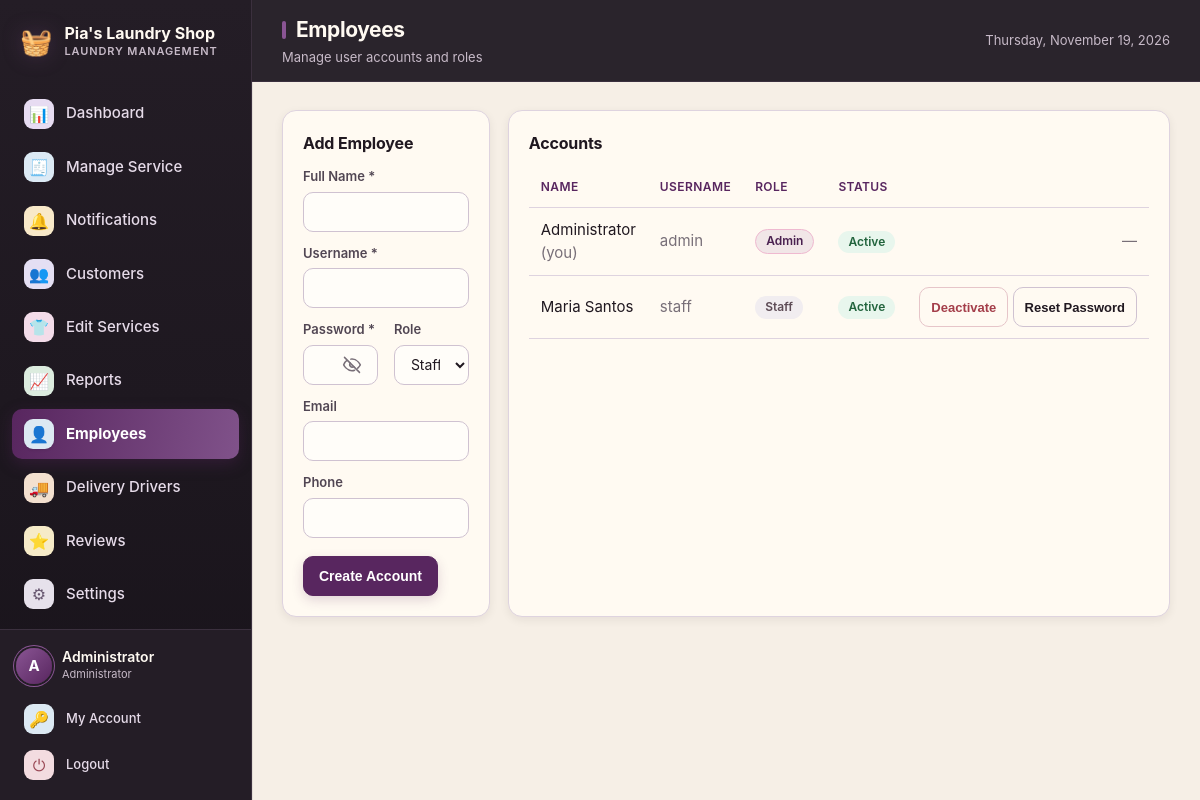
The page /employees.php (signed in) on the database its author committed.
### tables this page shows
CREATE TABLE users (
  id          INT UNSIGNED NOT NULL AUTO_INCREMENT,
  full_name   VARCHAR(100) NOT NULL,
  username    VARCHAR(50)  NOT NULL,
  password    VARCHAR(255) NOT NULL,
  email       VARCHAR(120) DEFAULT NULL,
  phone       VARCHAR(30)  DEFAULT NULL,
  role        ENUM('admin','staff') NOT NULL DEFAULT 'staff',
  is_active   TINYINT(1)   NOT NULL DEFAULT 1,
  created_at  DATETIME     NOT NULL DEFAULT CURRENT_TIMESTAMP,
  PRIMARY KEY (id),
  UNIQUE KEY uq_users_username (username)
);

### includes/functions.php (called while the page is built, shortened)
<?php
function e($value): string
{
    return htmlspecialchars((string) $value, ENT_QUOTES, 'UTF-8');
}
function get_setting(string $key, string $default = ''): string
{
    static $cache = null;
    if ($cache === null) {
        $cache = [];
        foreach (db()->query("SELECT `key`, `value` FROM settings") as $row) {
            $cache[$row['key']] = (string) $row['value'];
        }
    }
    return $cache[$key] ?? $default;
}
function asset_prefix(): string
{
    static $prefix = null;
    if ($prefix !== null) {
        return $prefix;
    }
    $appRoot   = realpath(__DIR__ . '/..');
    $scriptDir = realpath(dirname($_SERVER['SCRIPT_FILENAME'] ?? __FILE__));
    $prefix = '';
    if ($appRoot && $scriptDir && strpos($scriptDir, $appRoot) === 0) {
        $rel = trim(str_replace('\\', '/', substr($scriptDir, strlen($appRoot))), '/');
    }
    return $prefix;
}
function asset(string $path): string
{
    return asset_prefix() . ltrim($path, '/');
}

### config/database.php (called while the page is built, shortened)
<?php
function db(): PDO
{
    static $pdo = null;
    if ($pdo === null) {
        try {
            $pdoOptions = [
                PDO::ATTR_ERRMODE            => PDO::ERRMODE_EXCEPTION,
                PDO::ATTR_DEFAULT_FETCH_MODE => PDO::FETCH_ASSOC,
                PDO::ATTR_EMULATE_PREPARES   => false,
            ];
            $dsn = 'mysql:host=' . DB_HOST . ';port=' . DB_PORT . ';dbname=' . DB_NAME . ';charset=' . DB_CHARSET;
            $environmentDatabaseName = getenv('DB_NAME');
            $railwayDatabaseName = getenv('MYSQLDATABASE');
            $useAutomaticLocalSelection = ($environmentDatabaseName === false || $environmentDatabaseName === '')
                && ($railwayDatabaseName === false || $railwayDatabaseName === '');
            if ($useAutomaticLocalSelection) {
                try {
                    $pdo = new PDO($dsn, DB_USER, DB_PASS, $pdoOptions);
                } catch (PDOException $e) {
                    $isUnknownDatabase = isset($e->errorInfo[1]) && (int) $e->errorInfo[1] === 1049;
                    if (!$isUnknownDatabase) {
                        throw $e;
                    }
                    $legacyDsn = 'mysql:host=' . DB_HOST . ';port=' . DB_PORT . ';dbname=laundry_pos;charset=' . DB_CHARSET;
                    $pdo = new PDO($legacyDsn, DB_USER, DB_PASS, $pdoOptions);
                    error_log('Using legacy laundry_pos database because laundry_pias is not present.');
                }
            } else {
                $pdo = new PDO($dsn, DB_USER, DB_PASS, $pdoOptions);
            }
        } catch (PDOException $e) {
            http_response_code(500);
            exit('<h2>Database connection failed</h2>'
                . '<p>Could not connect to MySQL. Please check that:</p>'
                . '<ul>'
                . '<li>The MySQL service is <strong>running</strong> - start it from the XAMPP Control Panel, or click Start All in Laragon.</li>'
                . '<li>The database <code>' . htmlspecialchars(DB_NAME) . '</code> exists (import <code>database/laundry_pos.sql</code>).</li>'
                . '<li>Credentials in <code>config/database.php</code> match your setup.</li>'
                . '</ul>'
                . '<p style="color:#888"><small>' . htmlspecialchars($e->getMessage()) . '</small></p>');
        }
    }
    return $pdo;
}

### includes/auth.php (called while the page is built, shortened)
<?php
require_once __DIR__ . '/../config/database.php';
require_once __DIR__ . '/functions.php';
function current_user(): ?array
{
    static $user = null;
    if ($user === null) {
        $stmt = db()->prepare("SELECT * FROM users WHERE id = ? AND is_active = 1");
        $stmt->execute([$_SESSION['user_id']]);
        $user = $stmt->fetch() ?: null;
    }
    return $user;
}
function require_login(): void
{
    if (!current_user()) {
        redirect('login.php');
    }
}
function require_admin(): void
{
    require_login();
}

### employees.php (the view, shortened to what this page needs)
<?php
require_once __DIR__ . '/includes/auth.php';
require_admin();
$pdo = db();
$users = $pdo->query("SELECT * FROM users ORDER BY role, full_name")->fetchAll();
$pageTitle = 'Employees';
$pageSubtitle = 'Manage user accounts and roles';
include __DIR__ . '/includes/header.php';
?>
<div class="grid two">
  <div class="card">
    <h2>Add Employee</h2>
    <form method="post" action="employees.php" autocomplete="off">
      <label for="full_name">Full Name *</label>
      <input type="text" id="full_name" name="full_name" required>
      <label for="username">Username *</label>
      <input type="text" id="username" name="username" required>
      <div class="form-row">
        <div>
          <label for="password">Password *</label>
          <input type="password" id="password" name="password" required minlength="8">
        </div>
        <div>
          <label for="role">Role</label>
          <select id="role" name="role">
            <option value="staff">Staff / Cashier</option>
          </select>
        </div>
      </div>
      <label for="email">Email</label>
      <input type="email" id="email" name="email">
      <label for="phone">Phone</label>
      <input type="text" id="phone" name="phone">
      <div class="form-actions">
        <button type="submit" class="btn btn-primary">Create Account</button>
      </div>
    </form>
  </div>
  <div class="card">
    <h2>Accounts</h2>
    <div class="table-wrap">
      <table>
        <thead><tr><th>Name</th><th>Username</th><th>Role</th><th>Status</th><th></th></tr></thead>
        <tbody>
          <?php foreach ($users as $u): ?>
          <?php $isProtectedSuperadmin = strtolower((string)$u['username']) === 'superadmin'; ?>
          <tr>
            <td><?= e($u['full_name']) ?><?= $u['id'] == $_SESSION['user_id'] ? ' <span class="muted">(you)</span>' : '' ?></td>
            <td class="muted"><?= e($u['username']) ?></td>
            <td><span class="badge badge-<?= e($u['role']) ?>"><?= $u['role'] === 'admin' ? 'Admin' : 'Staff' ?></span></td>
            <td><span class="badge badge-<?= $u['is_active'] ? 'active' : 'inactive' ?>"><?= $u['is_active'] ? 'Active' : 'Inactive' ?></span></td>
            <td class="right" style="white-space:nowrap;">
              <?php if ($u['id'] != $_SESSION['user_id'] && !$isProtectedSuperadmin): ?>
                <form method="post" action="employees.php" style="display:inline;" data-confirm="<?= $u['is_active'] ? 'Deactivate this staff account?' : 'Activate this staff account?' ?>">
                  <button class="btn <?= $u['is_active'] ? 'btn-danger' : 'btn-outline' ?> btn-sm" type="submit"><?= $u['is_active'] ? 'Deactivate' : 'Activate' ?></button>
                </form>
                <button class="btn btn-outline btn-sm" data-modal-open="resetModal-<?= (int)$u['id'] ?>">Reset Password</button>
              <?php elseif ($isProtectedSuperadmin): ?>
                <span class="muted">Protected · self-managed password</span>
              <?php else: ?>
                <span class="muted">—</span>
              <?php endif; ?>
            </td>
          </tr>
          <?php endforeach; ?>
        </tbody>
      </table>
    </div>
  </div>
</div>
<?php include __DIR__ . '/includes/footer.php'; ?>

### includes/header.php (shortened to what this page needs)
<?php
$user     = current_user();
$shopName = get_setting('shop_name', "Pia's Laundry Shop");
$active   = basename($_SERVER['PHP_SELF'] ?? '');
$prefix   = asset_prefix();
$notificationSummary = db()->prepare("SELECT COALESCE(MAX(id), 0) AS latest_id, COALESCE(SUM(CASE WHEN is_read = 0 THEN 1 ELSE 0 END), 0) AS unread_count FROM notifications WHERE audience = 'staff' AND audience_id = ?");
$notificationSummary->execute([(int)$user['id']]);
$notificationState = $notificationSummary->fetch() ?: ['latest_id' => 0, 'unread_count' => 0];
$nav = [
    ['Dashboard',    'dashboard.php',  '&#128202;', false],
    ['Manage Service','orders.php',    '&#129534;', false],
    ['Notifications','notifications.php','&#128276;', false],
    ['Customers',    'customers.php',  '&#128101;', false],
    ['Edit Services','services.php',   '&#128085;', true],
    ['Reports',      'reports.php',    '&#128200;', true],
    ['Employees',    'employees.php',  '&#128100;', true],
    ['Delivery Drivers', 'delivery_drivers.php', '&#128666;', false],
    ['Reviews',      'reviews.php',     '&#11088;', true],
    ['Settings',     'settings.php',   '&#9881;', true],
];
?>
<!DOCTYPE html>
<html lang="en">
<head>
<link rel="stylesheet" href="<?= e(asset('assets/css/style.css')) ?>?v=booking-history-20261117">
</head>
<body>
<div class="app" data-notification-poll-url="<?= e($prefix) ?>notification_poll.php" data-notification-latest-id="<?= (int)$notificationState['latest_id'] ?>">
  <aside class="sidebar" id="sidebar" aria-label="Main navigation">
    <div class="brand">
      <span class="brand-icon">&#129530;</span>
      <div class="brand-text">
        <div class="brand-name"><?= e($shopName) ?></div>
        <div class="brand-sub">Laundry Management</div>
      </div>
    </div>
    <nav class="nav">
      <?php foreach ($nav as $item):
          [$label, $href, $icon, $adminOnly] = $item; $iconClass = 'nav-icon-' . preg_replace('/[^a-z0-9_-]/i', '', pathinfo($href, PATHINFO_FILENAME));
          $isActive = ($active === $href || $active === basename($href)) ? ' active' : '';
      ?>
      <a class="nav-link<?= $isActive ?>" href="<?= e($prefix . $href) ?>">
        <span class="nav-icon <?= e($iconClass) ?>"><?= $icon ?></span>
        <span><?= e($label) ?></span>
      </a>
      <?php endforeach; ?>
    </nav>
    <div class="sidebar-footer">
      <div class="user-chip">
        <div class="avatar"><?= e(strtoupper(substr($user['full_name'], 0, 1))) ?></div>
        <div class="user-meta">
          <div class="user-name"><?= e($user['full_name']) ?></div>
          <div class="user-role"><?= $user['role'] === 'admin' ? 'Administrator' : 'Staff' ?></div>
        </div>
      </div>
      <a class="nav-link small" href="<?= e($prefix) ?>profile.php"><span class="nav-icon nav-icon-profile">&#128273;</span><span>My Account</span></a>
      <a class="nav-link small" href="<?= e($prefix) ?>logout.php"><span class="nav-icon nav-icon-logout">&#9211;</span><span>Logout</span></a>
    </div>
  </aside>
  <div class="main">
    <header class="topbar">
      <div class="topbar-title">
        <h1><?= isset($pageTitle) ? e($pageTitle) : 'Dashboard' ?></h1>
        <?php if (isset($pageSubtitle)): ?><p><?= e($pageSubtitle) ?></p><?php endif; ?>
      </div>
      <div class="topbar-right">
        <span class="today"><?= e(date('l, F j, Y')) ?></span>
      </div>
    </header>
    <main class="content">

### rows shown on the page
users: full_name "A", full_name "Administrator", shows "(you)", username "admin", role "Admin", is_active "Active"
users: full_name "Maria Santos", username "staff", role "Staff", is_active "Active"

### other values the page prints
$shopName "Pia's Laundry Shop"
$icon "📊"
$label "Dashboard"
$icon "🧾"
$label "Manage Service"
$icon "🔔"
$label "Notifications"
$icon "👥"
$label "Customers"
$icon "👕"
$label "Edit Services"
$icon "📈"
$label "Reports"
$icon "👤"
$label "Employees"
